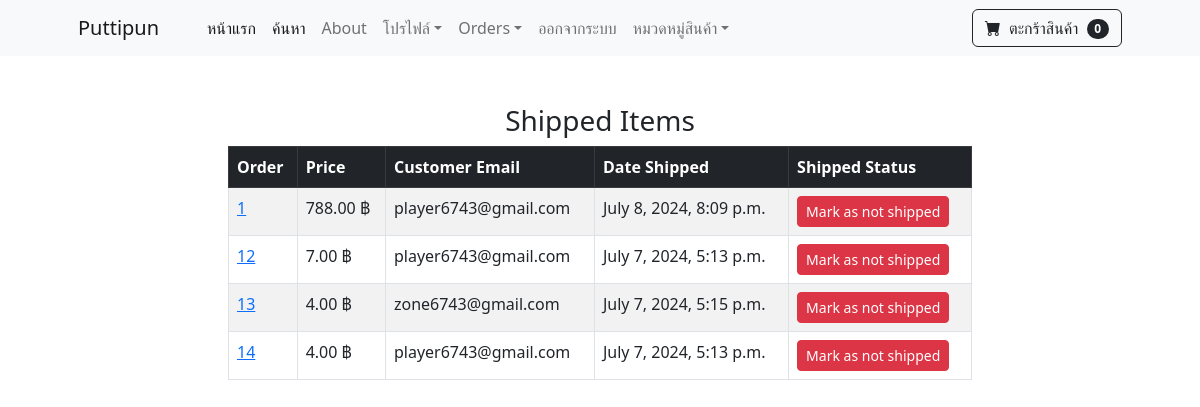
The page /payment/shipped_dash/ (signed in) on the database its author committed.
### payment/models.py (models this page shows, shortened)
class Order(models.Model):
    user = models.ForeignKey(User, on_delete=models.CASCADE, null=True, blank=True)
    full_name = models.CharField(max_length=250)
    email = models.EmailField(max_length=250)
    shipping_address = models.TextField(max_length=15000)
    amount_paid = models.DecimalField(max_digits=7, decimal_places=2)
    date_ordered = models.DateTimeField(auto_now_add=True)
    shipped = models.BooleanField(default=False)
    date_shipped = models.DateTimeField(blank=True, null=True)

### payment/views.py (the view, shortened to what this page needs)
# urls.py: path('shipped_dash/', views.shipped_dash, name='shipped_dash'),
def shipped_dash(request):
    if request.user.is_authenticated and request.user.is_superuser:
        orders = Order.objects.filter(shipped=True)
        return render(request, 'payment/shipped_dash.html', {'orders':orders})
    else:
        messages.success(request, 'Access Denied')
        return redirect('home')

### cart/cart.py (called while the page is built)
    def __len__(self):
        return len(self.cart)

### cart/context_processors.py (called while the page is built)
def cart(request):
    return {'cart':Cart(request)}

### payment/templates/payment/shipped_dash.html (shortened to what this page needs)
{% extends "base.html" %}
{% block content %}
    <div class="container">
        <div class="row">
            <center>
                <div class="col-8">
                    <br><br>
                    <h3>Shipped Items</h3>
                    <table class="table table-striped table-hover table-bordered">
                        <thead class="table-dark">
                          <tr>
                            <th scope="col">Order</th>
                            <th scope="col">Price</th>
                            <th scope="col">Customer Email</th>
                            <th scope="col">Date Shipped</th>
                            <th scope="col">Shipped Status</th>
                          </tr>
                        </thead>
                        <tbody>
                            {% for item in orders %}
                                <tr>
                                    <td><a href="{% url "orders" pk=item.id %}">{{ item.id }}</a></td>
                                    <td>{{ item.amount_paid }} ฿</td>
                                    <td>{{ item.email }}</td>
                                    <td>{{ item.date_shipped }}</td>
                                    <td>
                                        <form method='POST'>
                                            <button type='submit' class='btn btn-danger btn-sm'>Mark as not shipped</button>
                                        </form>
                                    </td>
                                </tr>
                            {% endfor %}
                        </tbody>
                    </table>
                </div>
            </center>
        </div>
    </div>
{% endblock content %}

### rows shown on the page
Order: id "1", amount_paid "788.00", email "player6743@gmail.com", date_shipped "July 8, 2024, 8:09 p.m."
Order: id "12", amount_paid "7.00", email "player6743@gmail.com", date_shipped "July 7, 2024, 5:13 p.m."
Order: id "13", amount_paid "4.00", email "zone6743@gmail.com", date_shipped "July 7, 2024, 5:15 p.m."
Order: id "14", amount_paid "4.00", email "player6743@gmail.com", date_shipped "July 7, 2024, 5:13 p.m."

### other values the page prints
{{ cart|length }} "0"
